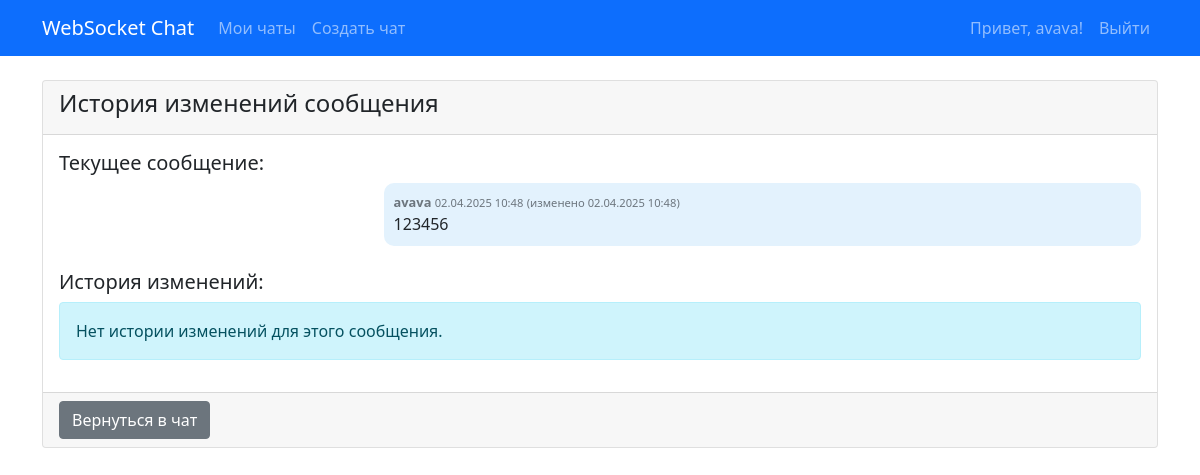
The page /message/8/history/ (signed in) on the database its author committed.
### chat/models.py (models this page shows, shortened)
class Message(models.Model):
    chat = models.ForeignKey(Chat, on_delete=models.CASCADE, related_name="messages", verbose_name="Чат")
    sender = models.ForeignKey(User, on_delete=models.CASCADE, related_name="messages", verbose_name="Отправитель")
    text = models.TextField(verbose_name="Текст сообщения", blank=True, null=True)
    media = models.FileField(upload_to='chat_media/', verbose_name="Медиафайл", blank=True, null=True)
    created_at = models.DateTimeField(auto_now_add=True, verbose_name="Дата отправки")
    updated_at = models.DateTimeField(auto_now=True, verbose_name="Дата изменения")
    is_deleted = models.BooleanField(default=False, verbose_name="Удалено")
    deleted_by = models.ForeignKey(User, on_delete=models.SET_NULL, null=True, blank=True, related_name="deleted_messages", verbose_name="Кто удалил")
    class Meta:
        verbose_name = "Сообщение"
        verbose_name_plural = "Сообщения"
        ordering = ['created_at']

### chat/views.py (the view)
# urls.py: path('message/<int:message_id>/history/', views.message_history, name='message_history'),
@login_required
def message_history(request, message_id):
    message = get_object_or_404(Message, id=message_id)
    if not message.chat.members.filter(id=request.user.id).exists():
        return redirect('chat_list')
    history = MessageEditHistory.objects.filter(message=message).order_by('-edited_at')
    return render(request, 'chat/message_history.html', {
        'message': message,
        'history': history,
    })

### chat/templates/chat/message_history.html (shortened to what this page needs)
{% extends 'chat/base.html' %}
{% block content %}
<div class="card">
    <div class="card-header">
        <h4>История изменений сообщения</h4>
    </div>
    <div class="card-body">
        <div class="mb-4">
            <h5>Текущее сообщение:</h5>
            <div class="message {% if message.sender == request.user %}sent{% else %}received{% endif %}">
                <div class="message-info">
                    <strong>{{ message.sender.username }}</strong>
                    <small>{{ message.created_at|date:"d.m.Y H:i" }}</small>
                    {% if message.updated_at != message.created_at %}
                        <small>(изменено {{ message.updated_at|date:"d.m.Y H:i" }})</small>
                    {% endif %}
                </div>
                <div class="message-text">{{ message.text }}</div>
            </div>
        </div>
        <h5>История изменений:</h5>
        {% if history %}
            <div class="list-group">
                {% for edit in history %}
                    <div class="list-group-item">
                        <div class="d-flex w-100 justify-content-between">
                            <h6 class="mb-1">Изменено пользователем {{ edit.edited_by.username }}</h6>
                            <small>{{ edit.edited_at|date:"d.m.Y H:i" }}</small>
                        </div>
                        <p class="mb-1">Предыдущий текст: {{ edit.old_text }}</p>
                    </div>
                {% endfor %}
            </div>
        {% else %}
            <div class="alert alert-info">Нет истории изменений для этого сообщения.</div>
        {% endif %}
    </div>
    <div class="card-footer">
        <a href="{% url 'chat_detail' message.chat.id %}" class="btn btn-secondary">Вернуться в чат</a>
    </div>
</div>
{% endblock %}

### chat/templates/chat/base.html (shortened to what this page needs)
<!DOCTYPE html>
<html lang="ru">
<head>
    <link href="https://cdn.jsdelivr.net/npm/bootstrap@5.1.3/dist/css/bootstrap.min.css" rel="stylesheet">
</head>
<body>
    <nav class="navbar navbar-expand-lg navbar-dark bg-primary">
        <div class="container">
            <a class="navbar-brand" href="{% url 'chat_list' %}">WebSocket Chat</a>
            <div class="collapse navbar-collapse" id="navbarNav">
                <ul class="navbar-nav me-auto">
                    {% if user.is_authenticated %}
                        <li class="nav-item">
                            <a class="nav-link" href="{% url 'chat_list' %}">Мои чаты</a>
                        </li>
                        <li class="nav-item">
                            <a class="nav-link" href="{% url 'chat_create' %}">Создать чат</a>
                        </li>
                    {% endif %}
                </ul>
                <ul class="navbar-nav">
                    {% if user.is_authenticated %}
                        <li class="nav-item">
                            <span class="nav-link">Привет, {{ user.username }}!</span>
                        </li>
                        <li class="nav-item">
                            <a class="nav-link" href="{% url 'logout' %}">Выйти</a>
                        </li>
                    {% endif %}
                </ul>
            </div>
        </div>
    </nav>
    <div class="container mt-4">
        {% block content %}{% endblock %}
    </div>
</body>
</html>

### chat/templates/chat/base.html (style rules this page uses)
.message { border-radius: 10px; padding: 10px; margin-bottom: 10px; max-width: 70%; }
.sent { background-color: #e3f2fd; margin-left: auto; }
.message-info { font-size: 0.8rem; color: #6c757d; }

### rows shown on the page
Message: sender.username "avava", created_at "02.04.2025 10:48", updated_at "02.04.2025 10:48", text "123456"

### other values the page prints
{{ user.username }} "avava"
